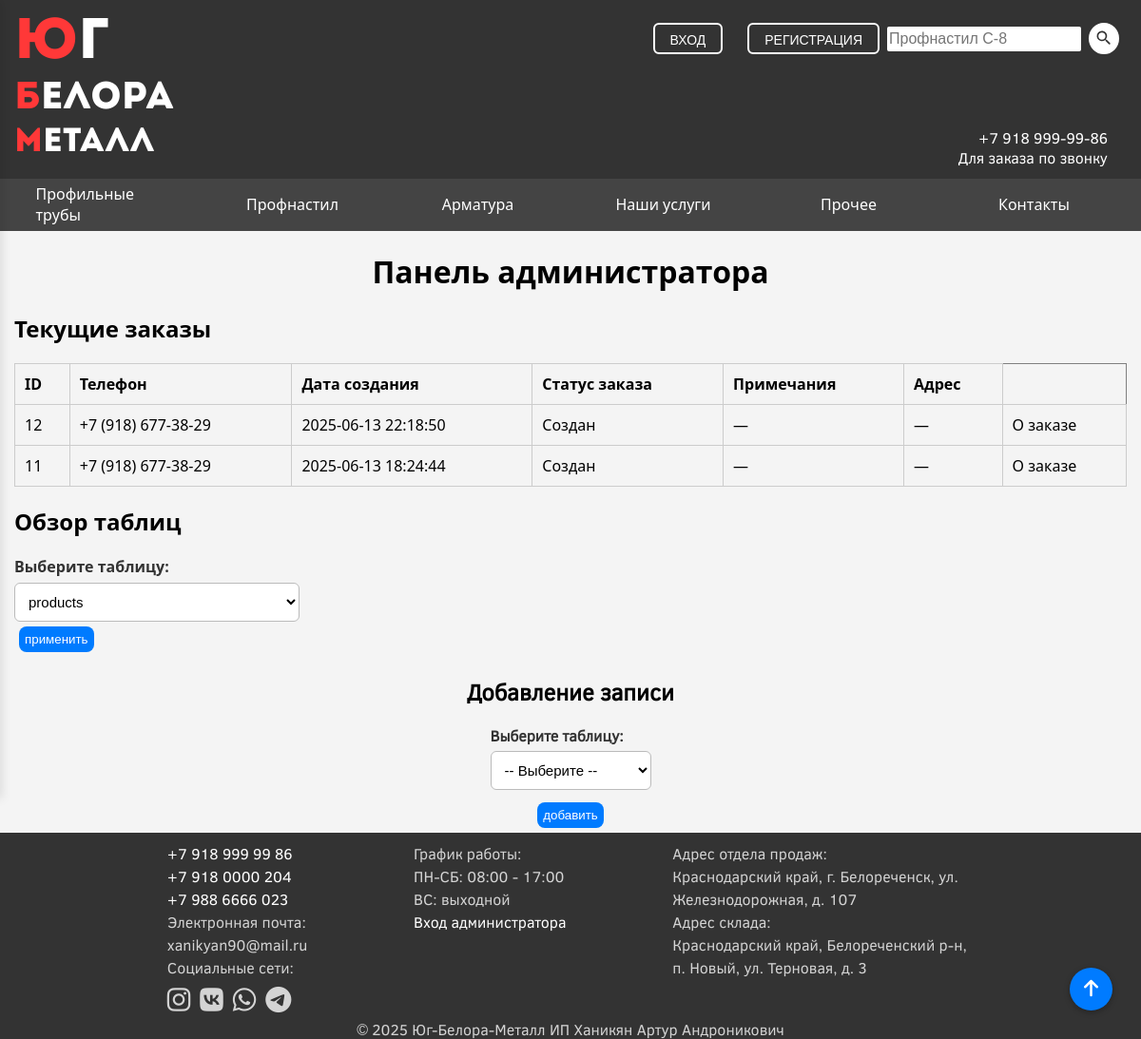
/admin.php (signed in), run on the app's committed database.
### tables this page shows
CREATE TABLE `orders` (
  `ID` int(11) NOT NULL,
  `phone` varchar(20) NOT NULL,
  `user_id` int(11) DEFAULT NULL,
  `total` int(11) NOT NULL,
  `created_at` datetime DEFAULT current_timestamp(),
  `status` varchar(50) NOT NULL,
  `remark` varchar(255) NOT NULL,
  `adress` varchar(255) NOT NULL,
  `active` tinyint(1) NOT NULL DEFAULT 1
);

### admin.php (the view, shortened to what this page needs)
<?php
$host = "localhost";
$user = "root";
$password = "";
$dbname = "diplom";
$conn = new mysqli($host, $user, $password, $dbname);
$allowedTables = ['products', 'categories','orders', 'orderitems', 'cartitems', 'attributes', 'productattributes', 'userlogs'];
$selectedTable = $_POST['table'] ?? '';
?>
<!DOCTYPE html>
<html lang="en">
<head>
    <link rel="stylesheet" href="css/style.css">
    <link rel="stylesheet" href="https://cdnjs.cloudflare.com/ajax/libs/font-awesome/6.5.0/css/all.min.css">
</head>
<body>
    <button id="scrollToTopBtn" title="Наверх"><i class="fa-solid fa-arrow-up"></i></button>
    <header id="main-content">
        <div class="content">
                <a href="index.php">
                    <div class="logo">
                        <span class="ug"><span style="color: rgb(255, 56, 56);">Ю</span>г</span>
                        <span class="belora"><span style="color: rgb(255, 56, 56);">Б</span>елора</span>
                        <span class="metall"><span style="color: rgb(255, 56, 56);">М</span>еталл</span>
                    </div>
                </a>
            <div class="main-nav">
                <div class="search-nav">
                    <div class="search-container">
                        <form action="search.php" method="GET">
                            <input type="text" required name="search" placeholder="Профнастил C-8" id="search">
                            <button class="search-btn" type="submit">
                            </button>
                        </form>
                    </div>
                    <div class="auth-buttons" id="auth-buttons">
                        <button onclick="openDialogAuth()" id="auth-btn" class="auth-btn show">Вход</button>
                        <button onclick="openDialogReg()" id="reg-btn" class="reg-btn show">Регистрация</button>
                    </div>
                </div>
                <div class="header-info">
                    <span>+7 918 999-99-86<br>Для заказа по звонку</span>
                </div>
            </div>
        </div>
    </header>
    <nav>
        <div class="content nav-content">
            <a href="proftruba.php"><div class="nav-button">Профильные трубы</div> </a>
            <a href="profnastil.php"><div class="nav-button">Профнастил</div></a>
            <a href="armatura.php"><div class="nav-button">Арматура</div></a>
            <a href="services.php"><div class="nav-button">Наши услуги</div></a>
                <div id="prochee">
                    <a class="nav-button" style="border: 0px; box-shadow: initial;"  href="prochee.php">Прочее</a>
                </div>
            <a href="contacts.php"><div class="nav-button">Контакты</div></a>
        </div>
    </nav>
    <div class="content ">
        <h1 align="center">Панель администратора</h1>
        <h2>Текущие заказы</h2>
        <div class="current_clients">
            <?php
                $result = $conn->query("SELECT * FROM orders ORDER BY created_at DESC");
                if ($result && $result->num_rows > 0): ?>
                <div class="responsive-table">
                    <table border="1">
                        <thead>
                            <tr>
                                <th>ID</th>
                                <th>Телефон</th>
                                <th>Дата создания</th>
                                <th>Статус заказа</th>
                                <th>Примечания</th>
                                <th>Адрес</th>
                            </tr>
                        </thead>
                        <tbody>
                            <?php while ($row = $result->fetch_assoc()): ?>
                                <tr>
                                    <td data-label="ID"><?= $row['ID'] ?></td>
                                    <td data-label="Телефон"><?= htmlspecialchars($row['phone']) ?></td>
                                    <td data-label="Дата создания"><?= $row['created_at'] ?></td>
                                    <td data-label="Статус заказа"><?= htmlspecialchars(trim($row['status']) !== '' ? $row['status'] : '—') ?></td>
                                    <td data-label="Примечания"><?= htmlspecialchars(trim($row['remark']) !== '' ? $row['remark'] :  '—') ?></td>
                                    <td data-label="Адрес"><?= htmlspecialchars(trim($row['adress']) !== '' ? $row['adress'] : '—') ?></td>
                                    <td><a href="order_details.php?order_id=<?= $row['ID'] ?>" class="btn">О заказе</a></td>
                                </tr>
                            <?php endwhile; ?>
                        </tbody>
                    </table>
                <?php else: ?>
                    <p>Заявок нет на данный момент</p>
            <?php endif; ?>
                </div>
        </div>
        <h2 id="obzor">Обзор таблиц</h2>
        <form method="POST" class="form-row view">
            <label for="table">Выберите таблицу:</label>
            <select name="table" id="table">
                <?php foreach ($allowedTables as $table): ?>
                    <option value="<?= $table ?>" <?= $selectedTable === $table ? 'selected' : '' ?>>
                        <?= $table ?>
                    </option>
                <?php endforeach; ?>
            </select>
            <button type="submit" class="select-table-btn">Применить</button>
        </form>
        </div>
        <h2 align="center">Добавление записи</h2>
        <form action="php/add_record.php" id="addRecordForm" method="POST" enctype="multipart/form-data">
            <div class="form-row">
                <label for="table">Выберите таблицу:</label>
                <select name="select-table" id="select-table" required>
                    <option value="">-- Выберите --</option>
                </select>
            </div>
            <button class="select-table-btn" type="submit">Добавить</button>
        </form>
    <footer>
        <div class="foot-block">
            <div class="foot">
                <a href="tel:+79189999986"><span class="phone">+7 918 999 99 86</span></a><br>
                <a href="tel:+79180000204"><span class="phone">+7 918 0000 204</span></a><br>
                <a href="tel:+79186666023"><span class="phone">+7 988 6666 023</span></a><br>
                <span>Электронная почта: </span><br>
                <span> xanikyan90@mail.ru</span><br>
                <span>Социальные сети:</span><br>
                <div style="display: flex; flex-wrap: wrap;">
                    <div class="social-links">
                        <a href="https://www.instagram.com/@khanikyan_zhanna" target="_blank" title="Instagram">
                            <i class="fab fa-instagram"></i>
                        </a>
                        <a href="https://vk.com/ВАШ_АККАУНТ" target="_blank" title="VK">
                            <i class="fab fa-vk"></i>
                        </a>
                        <a href="https://wa.me/ВАШ_НОМЕР" target="_blank" title="WhatsApp">
                            <i class="fab fa-whatsapp"></i>
                        </a>
                        <a href="https://t.me/ВАШ_АККАУНТ" target="_blank" title="Telegram">
                            <i class="fab fa-telegram"></i>
                        </a>
                    </div>
                </div>
            </div>
            <div class="foot">
                <span>График работы:</span><br>
                <span>ПН-СБ: 08:00 - 17:00</span><br>
                <span>ВС: выходной</span><br>
                <a href="admin.php">Вход администратора</a>
            </div>
            <div id="desc" class="foot">
                <span>Адрес отдела продаж:</span><br>
                Краснодарский край, г. Белореченск, ул. Железнодорожная, д. 107 <br>
                <span>Адрес склада:</span><br>
                Краснодарский край, Белореченский р-н, п. Новый, ул. Терновая, д. 3
            </div>
        </div>
        <div class="copyright">
            <span>&copy; 2025 Юг-Белора-Металл ИП Ханикян Артур Андроникович</span>
        </div>
    </footer>
</body>
</html>

### css/style.css (style rules this page uses)
input, select, textarea { font-size: 16px; }
body { margin: 0; padding: 0; background-color: #f4f4f4; font-family: 'Clear Sans', sans-serif; }
a { text-decoration: none; color: inherit; transition: all 0.5s; }
header .content { display: grid; grid-template-columns: 170px auto; font-family: inherit; margin-bottom: 0px; }
form .search-btn { border: none; padding: 6px; width: auto; height: auto; transition: 0.5s ease-out; }
.search-container form { display: flex; align-items: center; }
.auth-buttons { display: flex; gap: 10px; align-items: center; }
.auth-buttons .show { padding: 8px 16px; font-size: 14px; text-transform: uppercase; color: white; background-color: #333; border: 2px solid #fff; border-radius: 6px; cursor: pointer; transition: all 0.3s ease; }
.search-nav button { height: 33px; font-size: 16px; color: #333; background-color: #fff; border-radius: 100%; margin: 8px; }
.header-info { padding-right: 2%; padding-left: 2%; justify-content: space-between; display: flex; height: 100%; align-items: end; text-align: end; flex-direction: row-reverse; }
.search-nav input { width: 100px; height: 24px; font-size: 16px; border: none; border-radius: 2px; align-items: center; }
.search-nav { height: 65px; align-items: end; display: flex; flex-direction:row-reverse; }
.main-nav { display: flex; flex-direction: column; color: #fff; }
header a { color: #fff; }
a .logo { width: 170px; height: 160px; display: grid; font-family: 'Intro'; }
.ug { font-size: 60px; }
.belora { font-size: 40px; }
.metall { font-size: 35px; }
header { background-color: #333; color: #fff; padding: 16px 5px 12px 5px; }
header a { width: auto; display:flex; align-items: center; flex-wrap: wrap; box-sizing: border-box; }
#search { width: 200px; }
.search-container form { margin: 0px; }
.search-container { display: flex; align-items: center; }
nav a { color: #fff; }
#prochee { transition: all 0.5s; border-bottom: 2px solid #444; position: relative; }
nav { margin-bottom: 0px; background-color: #444; color: #fff; }
.nav-button { flex-wrap: wrap; display: flex; align-content: center; height: 53px; width: 150px; justify-content: center; border-bottom: solid 2px #444; }
nav div a { box-sizing: border-box; }
.nav-content { margin-bottom: 0px !important; transition: all 0.5s; display: flex; justify-content: space-around; }
.form-row { margin-bottom: 8px; display: flex; flex-direction: column; }
.form-row label { font-weight: bold; margin-bottom: 6px; color: #333; }
.form-row input[type="text"], .form-row input[type="number"], .form-row input[type="file"], .form-row select { padding: 10px; font-size: 15px; border: 1px solid #bbb; border-radius: 6px; background-color: #fff; transition: border-color 0.2s ease-in-out; }
.current_clients table { width: 100%; }
.view { width: 300px; align-items: flex-start; }
.view select { width: 100%; }
.select-table-btn { margin: 5px; padding: 6px; text-transform: lowercase; background-color:#007BFF; color: #fff; border: none; border-radius: 8px; cursor: pointer; transition: all 0.3s; }
#addRecordForm { display: flex; flex-direction: column; align-items: center; }
table { text-align: center; width: 100%; word-break: break-all; }
.content { font-family: 'Segoe UI'; margin-bottom: 10px; max-width: 1170px; margin-right: auto; margin-left: auto; color: black; }
#scrollToTopBtn { position: fixed; bottom: 30px; right: 30px; z-index: 1000; background-color: #007bff; color: white; border: none; border-radius: 50%; width: 45px; height: 45px; font-size: 20px; cursor: pointer; box-shadow: 0 2px 6px rgba(0,0,0,0.3); display: none; transition: opacity 0.3s ease; transition: 0.3s; }
footer { background-color: #333; color: #d4d4d4; bottom: 0; width: 100%; }
.foot { padding: 10px; padding-bottom: 0px; max-width: 33%; line-height: 1.5; }
.copyright { width: 80%; display: flex; justify-content: center; margin-left: auto; margin-right: auto; }
.foot-block { display: flex; flex-direction: row; justify-content: space-around; width: 80%; margin-left: auto; margin-right: auto; }
.foot span { margin-top: 5px; margin-bottom: 5px; }
.social-links { display: flex; gap: 10px; }
#desc { display: block; }
.social-links a { font-size: 28px; color: #d4d4d4; transition: color 0.3s; }
footer a { color: #fff; }

### admin.php (style rules this page uses)
.responsive-table { overflow-x: auto; max-width: 100%; }
.responsive-table table { border-collapse: collapse; }
.responsive-table th, .responsive-table td { padding: 10px; text-align: left; border: 1px solid #ccc; }

### data on the page
orders: ID "12", phone "+7 (918) 677-38-29", created_at "2025-06-13 22:18:50", status "Создан", remark "—", adress "—"
orders: ID "11", phone "+7 (918) 677-38-29", created_at "2025-06-13 18:24:44", status "Создан", remark "—", adress "—"

### other printed values
form field table "products"
